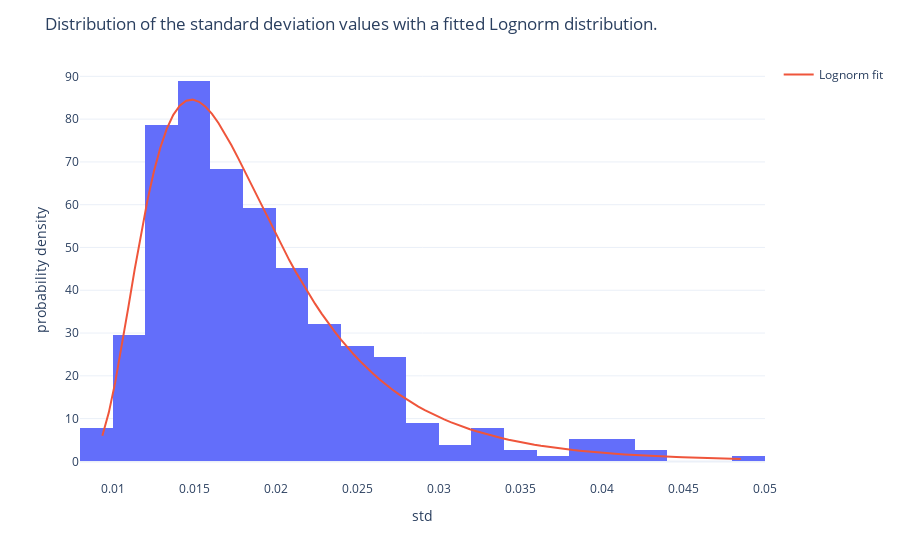

Here is the notebook cell this chart was saved with:
### Markdown cell above
Because this second attempt did not lead to a better fit of the gamma distribution to the data, I decided to use a different distribution instead. Among the common distributions lognorm seems to fit the data the best. I proceed by plotting the distribution of standard deviations and a lognorm fit of this distribution.

### Code cell
sample_line = np.linspace(df_hist_two["std"].min(), df_hist_two["std"].max(), 100,)
params = stats.lognorm.fit(df_hist_two["std"])
probab_two = stats.lognorm.pdf(sample_line, params[0], params[1], params[2])

fig_six = px.histogram(df_hist_two, x="std", histnorm="probability density")
fig_six.add_trace(
    go.Scatter(x=sample_line, y=probab_two, mode="lines", name="Lognorm fit")
)
fig_six.update_layout(
    title="Distribution of the standard deviation values with a fitted Lognorm distribution."
)
# print(params)
fig_six.show()

### Figure 1 — Plotly figure (JSON) as saved in the notebook; plotly's stock layout.template omitted (floating-point values rounded to 4 significant figures; data arrays with more than 128 entries replaced by an {"elided": "..."} marker saying what was removed)
{"data": [{"alignmentgroup": "True", "bingroup": "x", "histnorm": "probability density", "hovertemplate": "std=%{x}<br>probability density=%{y}<extra></extra>", "legendgroup": "", "marker": {"color": "#636efa"}, "name": "", "offsetgroup": "", "orientation": "v", "showlegend": false, "type": "histogram", "x": {"elided": "388 float values"}, "xaxis": "x", "yaxis": "y"}, {"mode": "lines", "name": "Lognorm fit", "type": "scatter", "x": [0.00937, 0.009766, 0.01016, 0.01056, 0.01095, 0.01135, 0.01174, 0.01214, 0.01253, 0.01293, 0.01332, 0.01372, 0.01412, 0.01451, 0.01491, 0.0153, 0.0157, 0.01609, 0.01649, 0.01688, 0.01728, 0.01767, 0.01807, 0.01846, 0.01886, 0.01926, 0.01965, 0.02005, 0.02044, 0.02084, 0.02123, 0.02163, 0.02202, 0.02242, 0.02281, 0.02321, 0.0236, 0.024, 0.0244, 0.02479, 0.02519, 0.02558, 0.02598, 0.02637, 0.02677, 0.02716, 0.02756, 0.02795, 0.02835, 0.02874, 0.02914, 0.02954, 0.02993, 0.03033, 0.03072, 0.03112, 0.03151, 0.03191, 0.0323, 0.0327, 0.03309, 0.03349, 0.03389, 0.03428, 0.03468, 0.03507, 0.03547, 0.03586, 0.03626, 0.03665, 0.03705, 0.03744, 0.03784, 0.03823, 0.03863, 0.03903, 0.03942, 0.03982, 0.04021, 0.04061, 0.041, 0.0414, 0.04179, 0.04219, 0.04258, 0.04298, 0.04337, 0.04377, 0.04417, 0.04456, 0.04496, 0.04535, 0.04575, 0.04614, 0.04654, 0.04693, 0.04733, 0.04772, 0.04812, 0.04851], "y": [5.977, 11.4, 18.52, 26.84, 35.78, 44.76, 53.31, 61.07, 67.8, 73.39, 77.78, 81.02, 83.16, 84.3, 84.56, 84.05, 82.9, 81.22, 79.11, 76.66, 73.95, 71.06, 68.05, 64.97, 61.87, 58.77, 55.72, 52.73, 49.81, 46.99, 44.28, 41.67, 39.18, 36.81, 34.55, 32.42, 30.39, 28.48, 26.68, 24.98, 23.38, 21.88, 20.47, 19.15, 17.91, 16.75, 15.66, 14.65, 13.7, 12.81, 11.98, 11.2, 10.48, 9.799, 9.167, 8.576, 8.024, 7.509, 7.028, 6.578, 6.159, 5.767, 5.401, 5.06, 4.74, 4.442, 4.164, 3.903, 3.66, 3.433, 3.22, 3.021, 2.836, 2.662, 2.499, 2.347, 2.205, 2.071, 1.947, 1.83, 1.72, 1.618, 1.522, 1.432, 1.348, 1.268, 1.194, 1.125, 1.059, 0.9981, 0.9406, 0.8866, 0.8358, 0.7882, 0.7435, 0.7014, 0.6619, 0.6247, 0.5898, 0.5569]}], "layout": {"barmode": "relative", "legend": {"tracegroupgap": 0}, "margin": {"t": 60}, "title": {"text": "Distribution of the standard deviation values with a fitted Lognorm distribution."}, "xaxis": {"anchor": "y", "domain": [0, 1], "title": {"text": "std"}}, "yaxis": {"anchor": "x", "domain": [0, 1], "title": {"text": "probability density"}}}}
